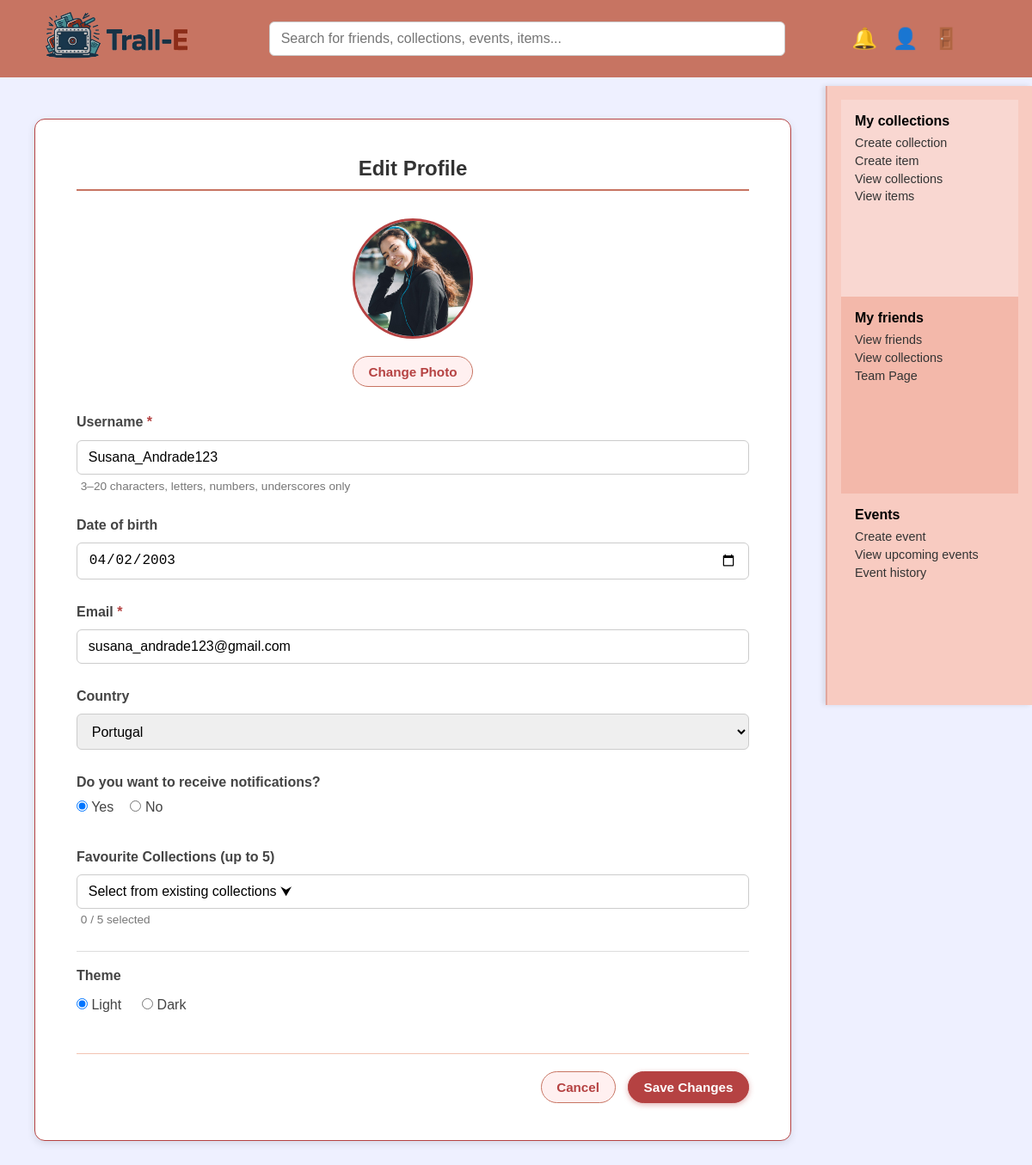
/public_html/editprofile.php (signed in), run on an earlier commit of the app's database.
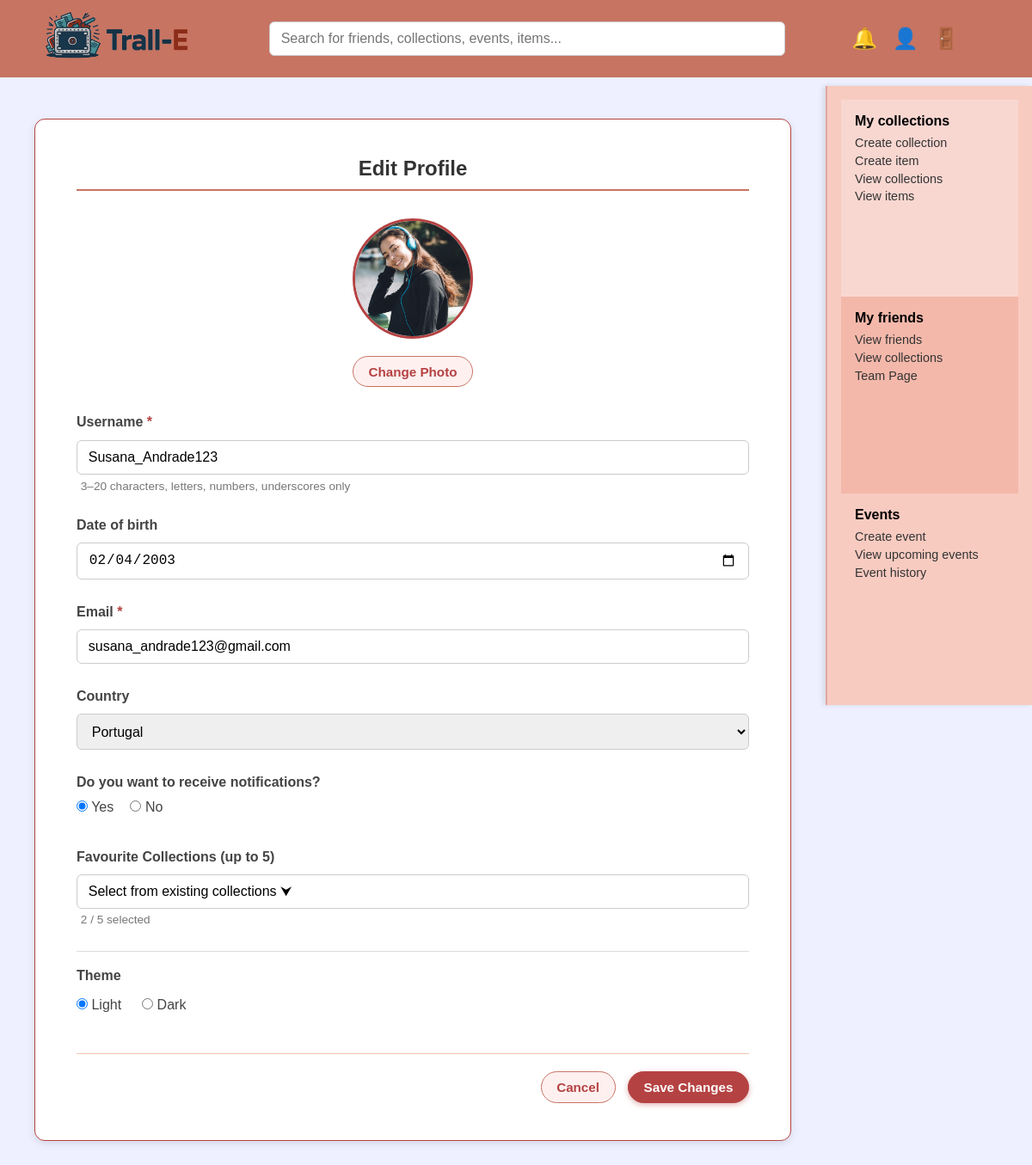
And on a later commit of the database.
### tables this page shows
CREATE TABLE `user` (
  `user_id` int(11) NOT NULL,
  `image_id` int(11) DEFAULT 11,
  `username` varchar(100) NOT NULL,
  `dob` date DEFAULT NULL,
  `email` varchar(120) DEFAULT NULL,
  `country` varchar(80) DEFAULT NULL,
  `password` text NOT NULL,
  `notify_enabled` tinyint(1) NOT NULL DEFAULT 1,
  `theme` enum('light','dark') NOT NULL DEFAULT 'light'
);

CREATE TABLE `image` (
  `image_id` int(11) NOT NULL,
  `url` varchar(255) NOT NULL
);

### public_html/editprofile.php (the view, shortened to what the changed rows need)
<?php
$currentUserId = (int)$_SESSION['user_id'];
require_once __DIR__ . '/db.php';
$sqlUser = "
    SELECT
        u.user_id,
        u.username,
        u.email,
        u.dob,
        u.country,
        u.image_id,
        u.theme,
        u.notify_enabled,
        img.url AS image_url
    FROM user u
    LEFT JOIN image img ON img.image_id = u.image_id
    WHERE u.user_id = ?
";
$stmtUser = $conn->prepare($sqlUser);
$stmtUser->bind_param("i", $currentUserId);
$stmtUser->execute();
$resultUser = $stmtUser->get_result();
$user = $resultUser->fetch_assoc();
$currentUsername = $user['username'] ?? "";
$currentEmail    = $user['email'] ?? "";
$currentDob      = $user['dob'] ?? "";
$currentTheme    = $user['theme'] ?? 'light';
if ($currentTheme !== 'dark') {
    $currentTheme = 'light';
}
$currentNotifyEnabled = isset($user['notify_enabled']) ? (int)$user['notify_enabled'] : 1;
$currentImageUrl = $user['image_url'] ?: 'images/placeholderuserpicture.png';
$userFavourites = [];
$sqlFav = "
    SELECT collection_id
    FROM favourite
    WHERE user_id = ?
";
$stmtFav = $conn->prepare($sqlFav);
$stmtFav->bind_param("i", $currentUserId);
$stmtFav->execute();
$resFav = $stmtFav->get_result();
while ($row = $resFav->fetch_assoc()) {
    $userFavourites[] = (int)$row['collection_id'];
}
$bodyThemeAttr = $currentTheme;
?>
<!DOCTYPE html>
<html lang="en">
<head>
    <link rel="stylesheet" href="editprofile.css">
</head>
<body data-theme="<?php echo htmlspecialchars($bodyThemeAttr); ?>">
<main class="edit-profile-wrapper">
    <section class="edit-profile-page">
        <h2>Edit Profile</h2>
        <form id="editProfileForm" method="post" enctype="multipart/form-data" novalidate>
            <div class="photo-section">
                <img id="profilePreview" src="<?php echo htmlspecialchars($currentImageUrl); ?>" alt="User photo" />
                <div class="photo-actions">
                    <label for="profilePhoto" class="btn-secondary small-btn">Change Photo</label>
                </div>
            </div>
            <div class="form-group">
                <label for="username">Username <span class="required">*</span></label>
                <input
                    type="text"
                    id="username"
                    name="username"
                    value="<?php echo htmlspecialchars($currentUsername); ?>"
                    required
                >
                <small class="input-hint input-hint--indented">
                    3–20 characters, letters, numbers, underscores only
                </small>
            </div>
            <div class="form-group">
                <label for="dob">Date of birth</label>
                <input
                    type="date"
                    id="dob"
                    name="dob"
                    value="<?php echo $currentDob ? htmlspecialchars($currentDob) : ''; ?>"
                >
            </div>
            <div class="form-group">
                <label for="email">Email <span class="required">*</span></label>
                <input
                    type="email"
                    id="email"
                    name="email"
                    value="<?php echo htmlspecialchars($currentEmail); ?>"
                    required
                >
            </div>
            <div class="form-group">
                <div class="radio-group">
                    <label>
                        <input
                            type="radio"
                            name="notify"
                            value="yes"
                            <?php echo $currentNotifyEnabled ? 'checked' : ''; ?>
                        >
                        Yes
                    </label>
                    <label>
                        <input
                            type="radio"
                            name="notify"
                            value="no"
                            <?php echo !$currentNotifyEnabled ? 'checked' : ''; ?>
                        >
                        No
                    </label>
                </div>
            </div>
            <div class="form-group">
                <label>Favourite Collections (up to 5)</label>
                <div class="custom-multiselect">
                    <button type="button" id="dropdownBtn">Select from existing collections ⮟</button>
                </div>
                <small id="collectionCounter" class="input-hint input-hint--indented">
                    <?php echo count($userFavourites); ?> / 5 selected
                </small>
            </div>
            <div class="form-group theme-group">
                <div class="theme-options">
                    <label>
                        <input
                            type="radio"
                            name="theme"
                            value="light"
                            <?php echo ($currentTheme === 'light') ? 'checked' : ''; ?>
                        >
                        Light
                    </label>
                    <label>
                        <input
                            type="radio"
                            name="theme"
                            value="dark"
                            <?php echo ($currentTheme === 'dark') ? 'checked' : ''; ?>
                        >
                        Dark
                    </label>
                </div>
            </div>
        </form>
    </section>
</main>
</body>
</html>

What changed in the data, as far as the page shows it:
changed user "Susana_Andrade123": dob "04/02/2003" → "02/04/2003"
Also different on the page:
count($userFavourites): "0" → "2"
